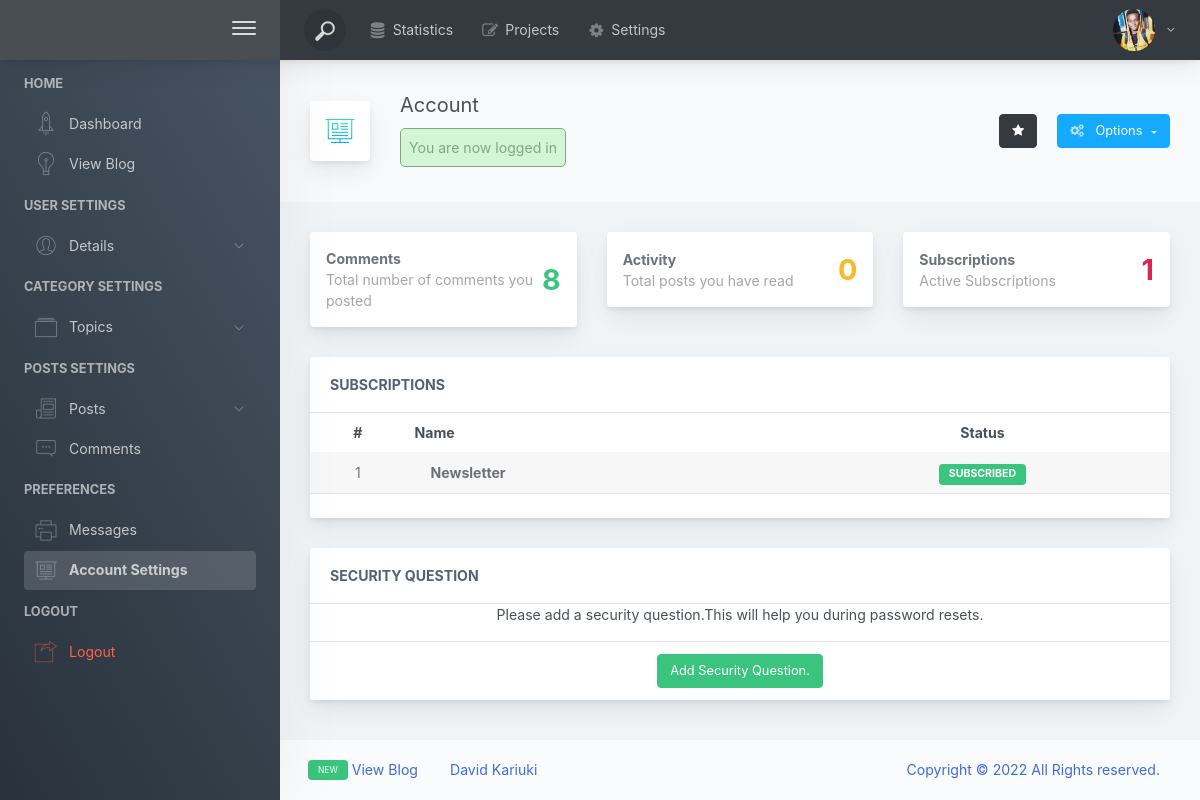
The page /dashboard/settings/index.php (signed in) on the database its author committed.
### tables this page shows
CREATE TABLE `users` (
  `id` int(11) NOT NULL,
  `su_admin` tinyint(4) NOT NULL,
  `admin` tinyint(4) NOT NULL,
  `username` varchar(250) NOT NULL,
  `email` varchar(250) NOT NULL,
  `password` varchar(255) NOT NULL,
  `image` varchar(250) DEFAULT NULL,
  `description` varchar(250) DEFAULT NULL,
  `assigned_image` tinyint(4) NOT NULL,
  `date_created` timestamp NOT NULL DEFAULT current_timestamp()
);

CREATE TABLE `newsletter` (
  `id` int(11) NOT NULL,
  `name` varchar(250) NOT NULL,
  `email` varchar(250) NOT NULL,
  `sub` tinyint(4) NOT NULL,
  `created_at` timestamp NOT NULL DEFAULT current_timestamp()
);

### dashboard/settings/index.php (the view, shortened to what the rows shown need)
<?php
$id = $_SESSION['id'];
$image_preview = selectOne('users',['id' => $id]);
$subscription = totalNumber('newsletter', ['email' => $image_preview['email']]);
$t_users = totalNumber('users');
$subs = selectAll('newsletter', ['email' =>  $image_preview['email']]);
?>
<!doctype html>
<html lang="en">
<head>
    <link href="../../assets/css/pe-icon-7-stroke.css" rel="stylesheet" />
    <link href="../../assets/css/main.css" rel="stylesheet">
    <link href="../../assets/css/dashboard.css" rel="stylesheet">
    <link href="http://maxcdn.bootstrapcdn.com/font-awesome/4.2.0/css/font-awesome.min.css" rel="stylesheet">
</head>
<body>
<div class="app-container app-theme-white body-tabs-shadow fixed-sidebar fixed-header">
    <div class="app-header header-shadow bg-dark header-text-light">
            <div class="app-header__content">
            <div class="app-header-right">
                <div class="header-btn-lg pr-0">
                    <div class="widget-content p-0">
                        <div class="widget-content-wrapper">
                            <div class="widget-content-left">
                                <div class="btn-group">
                                    <a data-toggle="dropdown" aria-haspopup="true" aria-expanded="false" class="p-0 btn">
                                        <?php if ($image_preview['assigned_image']): ?>
                                            <img width="42" height="42" class="rounded-circle" src="<?php echo BASE_URL . "/assets/img/" . $image_preview['image']; ?>" alt="<?php echo $_SESSION['username']; ?>">
                                        <?php else: ?>
                                            <img width="42" height="42" class="rounded-circle" src="../../assets/img/face-0.jpg" alt="<?php echo $_SESSION['username']; ?>">
                                        <?php endif; ?>
                                        <i class="fa fa-angle-down ml-2 opacity-8"></i>
                                    </a>
                                </div>
                            </div>
                        </div>
                    </div>
                </div>        </div>
        </div>
    </div>
    <div class="app-main">
        <div class="app-main__outer">
            <div class="app-main__inner">
                 <div class="row">
                        <div class="col-md-12">
                            <div class="main-card mb-3 card">
                                <div class="table-responsive">
                                    <?php if (count($subs) === 0): ?>
                                        <p class="text-center"> You have no Subscriptions. Please subscribe to our newsletter to get alerts on what we are up tp.</p>
                                    <?php else: ?>
                                    <table class="align-middle mb-0 table table-borderless table-striped table-hover">
                                        <thead>
                                        <tr>
                                            <th class="text-center">#</th>
                                            <th>Name</th>
                                            <th class="text-center">Status</th>
                                        </tr>
                                        </thead>
                                        <tbody>
                                        <?php foreach ($subs as $key => $sub): ?>
                                        <tr>
                                            <td class="text-center text-muted"><?php echo $key + 1; ?></td>
                                            <td>
                                                <div class="widget-content p-0">
                                                    <div class="widget-content-wrapper">
                                                        <div class="widget-content-left flex2">
                                                            <div class="widget-heading"> Newsletter </div>
                                                        </div>
                                                    </div>
                                                </div>
                                            </td>
                                            <td class="text-center">
                                                <?php if ($sub['sub']): ?>
                                                    <div class="badge btn-success"> Subscribed </div>
                                                <?php else: ?>
                                                    <div class="badge badge-warning"> Pending </div>
                                                <?php endif; ?>
                                            </td>
                                        </tr>
                                        <?php endforeach; ?>
                                        </tbody>
                                    </table>
                                    <?php endif; ?>
                                </div>
                            </div>
                        </div>
                    </div>
            </div>
                </div>
    </div>
</div>
<script type="text/javascript" src="../../assets/js/main.js"></script></body>
</html>

### rows shown on the page
users: image (picture)
newsletter: sub "SUBSCRIBED"

### other values the page prints
$_SESSION['message'] "You are now logged in"
$t_comments "8"
$activity "0"
$subscription "1"
$_SESSION['username'] "David Kariuki"
